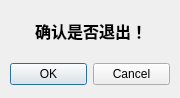
<?xml version="1.0" encoding="UTF-8"?>
<ui version="4.0">
 <class>DialogQuit</class>
 <widget class="QDialog" name="DialogQuit">
  <property name="geometry">
   <rect>
    <x>0</x>
    <y>0</y>
    <width>180</width>
    <height>98</height>
   </rect>
  </property>
  <property name="minimumSize">
   <size>
    <width>180</width>
    <height>98</height>
   </size>
  </property>
  <property name="maximumSize">
   <size>
    <width>180</width>
    <height>98</height>
   </size>
  </property>
  <property name="windowTitle">
   <string>退出警告</string>
  </property>
  <widget class="QDialogButtonBox" name="buttonBox">
   <property name="geometry">
    <rect>
     <x>10</x>
     <y>58</y>
     <width>160</width>
     <height>32</height>
    </rect>
   </property>
   <property name="orientation">
    <enum>Qt::Horizontal</enum>
   </property>
   <property name="standardButtons">
    <set>QDialogButtonBox::Cancel|QDialogButtonBox::Ok</set>
   </property>
   <property name="centerButtons">
    <bool>true</bool>
   </property>
  </widget>
  <widget class="QLabel" name="label">
   <property name="geometry">
    <rect>
     <x>35</x>
     <y>21</y>
     <width>114</width>
     <height>20</height>
    </rect>
   </property>
   <property name="font">
    <font>
     <family>新宋体</family>
     <pointsize>12</pointsize>
     <weight>75</weight>
     <bold>true</bold>
    </font>
   </property>
   <property name="text">
    <string>确认是否退出！</string>
   </property>
  </widget>
 </widget>
 <resources/>
 <connections>
  <connection>
   <sender>buttonBox</sender>
   <signal>accepted()</signal>
   <receiver>DialogQuit</receiver>
   <slot>accept()</slot>
   <hints>
    <hint type="sourcelabel">
     <x>248</x>
     <y>254</y>
    </hint>
    <hint type="destinationlabel">
     <x>157</x>
     <y>274</y>
    </hint>
   </hints>
  </connection>
  <connection>
   <sender>buttonBox</sender>
   <signal>rejected()</signal>
   <receiver>DialogQuit</receiver>
   <slot>reject()</slot>
   <hints>
    <hint type="sourcelabel">
     <x>316</x>
     <y>260</y>
    </hint>
    <hint type="destinationlabel">
     <x>286</x>
     <y>274</y>
    </hint>
   </hints>
  </connection>
 </connections>
</ui>
